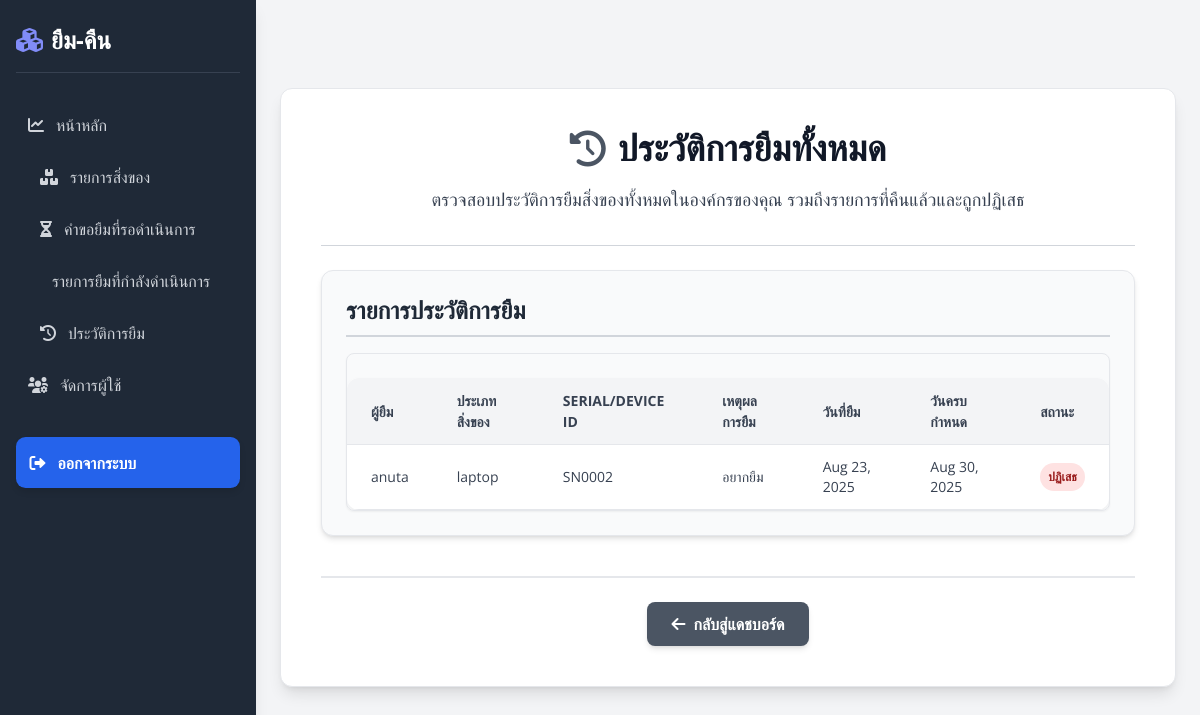
/borrowing/admin/loan-history/ (signed in), run on the app's committed database.
### borrowing/models.py (models this page shows, shortened)
class Loan(models.Model):
    asset = models.ForeignKey(Asset, on_delete=models.CASCADE, verbose_name="อุปกรณ์") # เปลี่ยนจาก item เป็น asset
    borrower = models.ForeignKey(CustomUser, on_delete=models.CASCADE, verbose_name="ผู้ยืม")
    borrow_date = models.DateTimeField(auto_now_add=True, verbose_name="วันที่ยืม")
    due_date = models.DateField(verbose_name="กำหนดคืน") # ใช้ DateField สำหรับวันที่เท่านั้น
    return_date = models.DateTimeField(null=True, blank=True, verbose_name="วันที่คืน")
    STATUS_CHOICES = [
        ('pending', 'รอดำเนินการ'),
        ('approved', 'อนุมัติแล้ว'),
        ('returned', 'คืนแล้ว'),
        ('rejected', 'ถูกปฏิเสธ'),
        ('overdue', 'เกินกำหนด'),
    ]
    status = models.CharField(max_length=20, choices=STATUS_CHOICES, default='pending', verbose_name="สถานะ")
    reason = models.TextField(blank=True, verbose_name="เหตุผลการยืม") # เพิ่มฟิลด์เหตุผลการยืม
    class Meta:
        verbose_name = "รายการยืม"
        verbose_name_plural = "รายการยืม"
        ordering = ['-borrow_date']

class Asset(models.Model):
    item = models.ForeignKey(Item, on_delete=models.CASCADE, related_name='assets', verbose_name="ประเภทสิ่งของ")
    serial_number = models.CharField(max_length=255, blank=True, null=True, unique=True, verbose_name="หมายเลขซีเรียล")
    device_id = models.CharField(max_length=255, blank=True, null=True, unique=True, verbose_name="ID อุปกรณ์")
    location = models.CharField(max_length=255, blank=True, null=True, verbose_name="ตำแหน่ง")
    condition = models.CharField(max_length=255, blank=True, null=True, verbose_name="สภาพ")
    STATUS_CHOICES = [
        ('available', 'พร้อมใช้งาน'),
        ('on_loan', 'กำลังถูกยืม'),
        ('maintenance', 'บำรุงรักษา'),
        ('retired', 'ปลดระวาง'),
    ]
    status = models.CharField(max_length=20, choices=STATUS_CHOICES, default='available', verbose_name="สถานะ")
    class Meta:
        verbose_name = "อุปกรณ์"
        verbose_name_plural = "อุปกรณ์"

class Item(models.Model):
    organization = models.ForeignKey(Organization, on_delete=models.CASCADE, verbose_name="องค์กร")
    name = models.CharField(max_length=255, verbose_name="ชื่อประเภทสิ่งของ")
    description = models.TextField(blank=True, verbose_name="รายละเอียด")
    total_quantity = models.IntegerField(default=0, verbose_name="จำนวนทั้งหมด")
    available_quantity = models.IntegerField(default=0, verbose_name="จำนวนที่เหลืออยู่")
    image = models.ImageField(upload_to='item_images/', blank=True, null=True, verbose_name="รูปภาพสิ่งของ")
    item_type = models.CharField(max_length=100, blank=True, null=True, verbose_name="ประเภทสิ่งของ")
    added_at = models.DateTimeField(auto_now_add=True, verbose_name="วันที่เพิ่ม")
    class Meta:
        verbose_name = "ประเภทสิ่งของ"
        verbose_name_plural = "ประเภทสิ่งของ"
        unique_together = ('organization', 'name')

### users/models.py (models this page shows, shortened)
class CustomUser(AbstractUser):
    organization = models.ForeignKey(Organization, on_delete=models.SET_NULL, null=True, blank=True, verbose_name="องค์กร")
    is_org_admin = models.BooleanField(default=False, verbose_name="ผู้ดูแลองค์กร")
    is_platform_admin = models.BooleanField(default=False, verbose_name="ผู้ดูแลแพลตฟอร์ม")
    phone_number = models.CharField(max_length=20, blank=True, null=True)
    class Meta:
        verbose_name = "ผู้ใช้งาน"
        verbose_name_plural = "ผู้ใช้งาน"

### borrowing/views.py (the view)
# urls.py: path('admin/loan-history/', views.loan_history_admin_view, name='loan_history_admin_view'),
@login_required
def loan_history_admin_view(request):
    if not request.user.is_org_admin:
        messages.error(request, "คุณไม่มีสิทธิ์เข้าถึงหน้านี้")
        return redirect('dashboard')
    loan_history = Loan.objects.filter(asset__item__organization=request.user.organization).exclude(status__in=['pending', 'approved']).order_by('-borrow_date')
    context = {
        'loan_history': loan_history,
    }
    return render(request, 'borrowing/loan_history_admin.html', context)

### users/context_processors.py (called while the page is built)
def unread_notifications_count(request):
    if request.user.is_authenticated:
        count = Notification.objects.filter(user=request.user, is_read=False).count()
        return {'unread_notifications_count': count}
    return {'unread_notifications_count': 0} # หากผู้ใช้ยังไม่ได้ล็อกอิน ให้ส่ง 0

### borrowing/templates/borrowing/loan_history_admin.html (shortened to what this page needs)
{% extends 'users/base.html' %}
{% block content %}
<div class="bg-white p-6 md:p-8 lg:p-10 rounded-xl shadow-lg max-w-5xl mx-auto my-8 border border-gray-200">
    <h1 class="text-3xl md:text-4xl font-extrabold text-gray-900 mb-4 text-center flex items-center justify-center gap-x-3">
        <i class="fas fa-history text-gray-600"></i> ประวัติการยืมทั้งหมด
    </h1>
    <p class="text-gray-700 mb-8 text-center text-lg max-w-2xl mx-auto">ตรวจสอบประวัติการยืมสิ่งของทั้งหมดในองค์กรของคุณ รวมถึงรายการที่คืนแล้วและถูกปฏิเสธ</p>
    <hr class="my-6 border-gray-300">
    <div class="mb-10 p-6 bg-gray-50 rounded-xl shadow-md border border-gray-200">
        <h2 class="text-2xl font-bold text-gray-800 mb-4 border-b-2 pb-2 border-gray-300 flex items-center gap-x-2">
            รายการประวัติการยืม
        </h2>
        {% if loan_history %}
            <div class="overflow-x-auto rounded-lg border border-gray-200 shadow-sm">
                <table class="min-w-full bg-white">
                    <thead>
                        <tr class="bg-gray-100 text-gray-700 uppercase text-sm leading-normal font-bold">
                            <th class="py-3 px-6 text-left">ผู้ยืม</th>
                            <th class="py-3 px-6 text-left">ประเภทสิ่งของ</th>
                            <th class="py-3 px-6 text-left">Serial/Device ID</th>
                            <th class="py-3 px-6 text-left">เหตุผลการยืม</th>
                            <th class="py-3 px-6 text-left">วันที่ยืม</th>
                            <th class="py-3 px-6 text-left">วันครบกำหนด</th>
                            <th class="py-3 px-6 text-left">สถานะ</th>
                        </tr>
                    </thead>
                    <tbody class="text-gray-700 text-sm divide-y divide-gray-100">
                        {% for loan in loan_history %}
                            <tr class="hover:bg-gray-50 transition duration-150 ease-in-out">
                                <td class="py-3 px-6 text-left whitespace-nowrap">{{ loan.borrower.username }}</td>
                                <td class="py-3 px-6 text-left">{{ loan.asset.item.name }}</td>
                                <td class="py-3 px-6 text-left">{{ loan.asset.serial_number|default:loan.asset.device_id|default:"-" }}</td>
                                <td class="py-3 px-6 text-left max-w-xs whitespace-normal">{{ loan.reason|default:"-" }}</td>
                                <td class="py-3 px-6 text-left">{{ loan.borrow_date|default_if_none:"N/A"|date:"M d, Y" }}</td>
                                <td class="py-3 px-6 text-left">{{ loan.due_date|date:"M d, Y" }}</td>
                                <td class="py-3 px-6 text-left">
                                    {% if loan.status == 'returned' %}
                                        <span class="px-2 py-1 inline-flex text-xs leading-5 font-semibold rounded-full bg-green-100 text-green-800">คืนแล้ว</span>
                                    {% elif loan.status == 'rejected' %}
                                        <span class="px-2 py-1 inline-flex text-xs leading-5 font-semibold rounded-full bg-red-100 text-red-800">ปฏิเสธ</span>
                                    {% elif loan.status == 'overdue' %}
                                        <span class="px-2 py-1 inline-flex text-xs leading-5 font-semibold rounded-full bg-orange-100 text-orange-800">เกินกำหนด</span>
                                    {% else %}
                                        <span class="px-2 py-1 inline-flex text-xs leading-5 font-semibold rounded-full bg-gray-100 text-gray-800">{{ loan.status|capfirst }}</span>
                                    {% endif %}
                                </td>
                            </tr>
                        {% endfor %}
                    </tbody>
                </table>
            </div>
        {% else %}
            <p class="text-gray-600 italic py-2">ไม่มีประวัติการยืมในองค์กรของคุณ</p>
        {% endif %}
    </div>
    <div class="mt-8 pt-6 border-t-2 border-gray-200 flex flex-wrap gap-4 justify-center">
        <a href="{% url 'dashboard' %}" class="bg-gray-600 hover:bg-gray-700 text-white font-semibold py-2.5 px-6 rounded-lg transition duration-300 transform hover:scale-105 shadow-md flex items-center">
            <i class="fas fa-arrow-left mr-2"></i> กลับสู่แดชบอร์ด
        </a>
    </div>
</div>
{% endblock content %}

### users/templates/users/base.html (style rules this page uses)
body { font-family: 'Open Sans', sans-serif; background-color: #f3f4f6; min-height: 100vh; display: flex; color: #374151; }
h1, h2, h3 { font-family: 'Poppins', sans-serif; color: #1f2937; font-weight: 700; margin-bottom: 1.5rem; }
h1 { font-size: 2.5rem; text-align: center; margin-bottom: 1rem; }
h2 { font-size: 2rem; }
table { width: 100%; border-collapse: collapse; margin-top: 1.5rem; background-color: #fff; border-radius: 0.75rem; overflow: hidden; box-shadow: 0 2px 4px rgba(0,0,0,0.05); }
th, td { padding: 1rem 1.5rem; border-bottom: 1px solid #e5e7eb; text-align: left; }

### data on the page
Loan: borrower.username "anuta", asset.item.name "laptop", asset.serial_number "SN0002", reason "อยากยืม", borrow_date "Aug 23, 2025", due_date "Aug 30, 2025", status "ปฏิเสธ"
